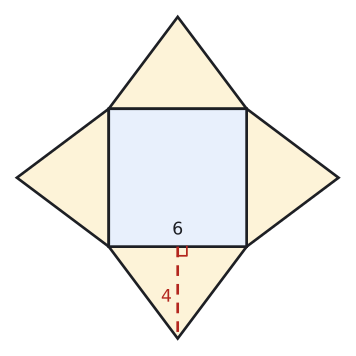

Write Python code to recreate this figure.
import pathlib; exec(pathlib.Path(__file__).with_name("26-03-ortak.py").read_text(encoding="utf8"))
# Alıştırma 10: kare dik piramidin açınımı, taban ayrıtı 6, yan yüz yüksekliği 4
a, hy = 6, 4
fig, ax = sekil(4.6, 4.6)
ax.add_patch(patches.Polygon([(0, 0), (a, 0), (a, a), (0, a)], closed=True, facecolor=MAVI_ACIK, edgecolor=YAZI, lw=2, zorder=2))
ucg = [[(0, 0), (a, 0), (a / 2, -hy)], [(a, 0), (a, a), (a + hy, a / 2)], [(a, a), (0, a), (a / 2, a + hy)], [(0, a), (0, 0), (-hy, a / 2)]]
for u in ucg: ax.add_patch(patches.Polygon(u, closed=True, facecolor=SARI_ACIK, edgecolor=YAZI, lw=2, zorder=1))
ax.plot([a / 2, a / 2], [0, -hy], color=KIRMIZI, lw=2, ls=(0, (4, 3)), zorder=3)
ax.plot([a / 2, a / 2 + 0.4, a / 2 + 0.4], [-0.4, -0.4, 0], color=KIRMIZI, lw=1.3, zorder=3)
ax.text(a / 2 - 0.25, -hy / 2 - 0.2, "4", color=KIRMIZI, fontsize=13, ha="right", va="center")
ax.text(a / 2, 0.35, "6", ha="center", va="bottom", fontsize=13)
ax.set_xlim(-hy - 0.4, a + hy + 0.4); ax.set_ylim(-hy - 0.4, a + hy + 0.4); bitir(ax)
kaydet(fig, __file__)
